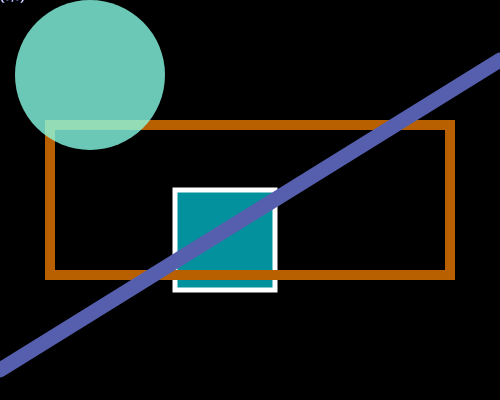
Frame 1 (no input)
Frame 60 (no input): identical to frame 1, image omitted
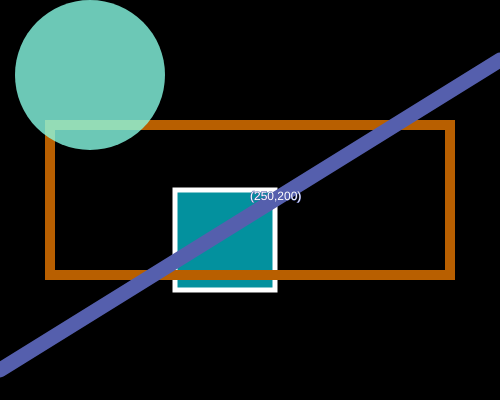
Frame 120 (the mouse pressed at the canvas centre since frame 60)

The p5.js sketch that drew these frames (run headless with seeded random() and noise() and a simulated clock; from frame 60 on, the mouse is pressed at the canvas centre):

// p5.js sketch
// ── sketch.js
function setup() {
  createCanvas(500, 400); // w, h
}

function draw() {
  background(0);
  
  stroke(255);
  strokeWeight(5);
  
  fill(3, 145, 158);
  rect(175,190,100,100);//placement by the top left
  
  
  noFill();
  stroke(184, 95, 0);
  strokeWeight(10);
  rect(50,125,400,150); //x,y,width,height
  
  noStroke();
  fill(138, 255, 233, 200)
  ellipse(90,75,150,150); //x,y,width,height, placement from center
  
  strokeWeight(15);
  stroke(85, 95, 173);
  line(0,370,500,60) 
  
  
  strokeWeight(1);
  
 //Mouse coordinate finder: 

fill(255); //mouse coordinate finder

text("("+mouseX+","+mouseY+")", mouseX, mouseY);


 
  
}
